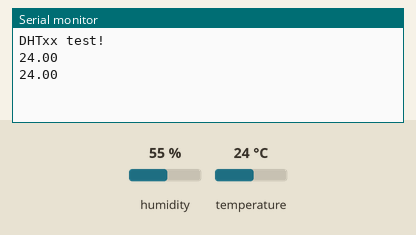
This sketch was run on a simulated Arduino Uno, built with avr-gcc and run on an emulated ATmega328P. Parts: the last lines printed to the serial monitor. The inputs (shaded band) are chosen by the test bench; at power-on: temperature 24 °C, humidity 55 %.

Above: at 4.8 s.
4.9 s: temperature set to 12 °C
At 7.3 s:
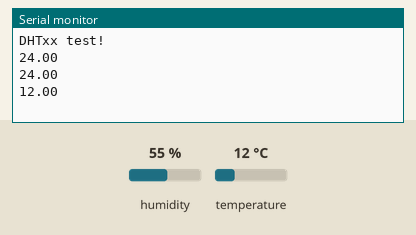
7.9 s: temperature set to 19 °C
At 9.1 s:
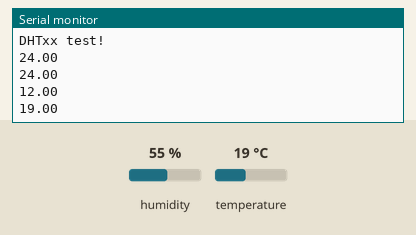
Timing chart, 0 to 10.9 s (numbered marks = the images above; inputs shaded):
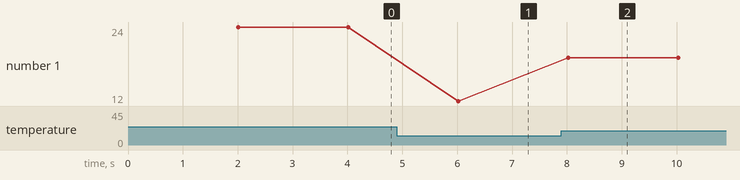

The sketch:

test_DHT22.ino
```cpp
#include "DHT.h"

// Uncomment whatever type you're using!
//#define DHTTYPE DHT11   // DHT 11
#define DHTTYPE DHT22   // DHT 22  (AM2302), AM2321
//#define DHTTYPE DHT21   // DHT 21 (AM2301)

// Connect pin 1 (on the left) of the sensor to +5V
// NOTE: If using a board with 3.3V logic like an Arduino Due connect pin 1
// to 3.3V instead of 5V!
// Connect pin 2 of the sensor to whatever your DHTPIN is
// Connect pin 4 (on the right) of the sensor to GROUND
// Connect a 10K resistor from pin 2 (data) to pin 1 (power) of the sensor

const int DHTPin = 5;     // what digital pin we're connected to

DHT dht(DHTPin, DHTTYPE);

void setup() {
   Serial.begin(9600);
   Serial.println("DHTxx test!");

   dht.begin();
}

void loop() {
   // Wait a few seconds between measurements.
   delay(2000);

   // Reading temperature or humidity takes about 250 milliseconds!
   float h = dht.readHumidity();
   float t = dht.readTemperature();

   if (isnan(h) || isnan(t)) {
      Serial.println("Failed to read from DHT sensor!");
      return;
   }


//   Serial.print("Humidity: ");
//   Serial.print(h);
//   Serial.print(" %\t");
//   Serial.print("Temperature: ");
   Serial.println(t);
//   Serial.print(" *C ");
}
```

Measured:
- after the input at 4.9 s, the serial monitor: prints a new line after 1.1 s (image 1)
- after the input at 7.9 s, the serial monitor: prints a new line after 0.12 s (image 2)
- plotted number 1: 24 → 12 after the input at 4.9 s, 12 → 19 after the input at 7.9 s
